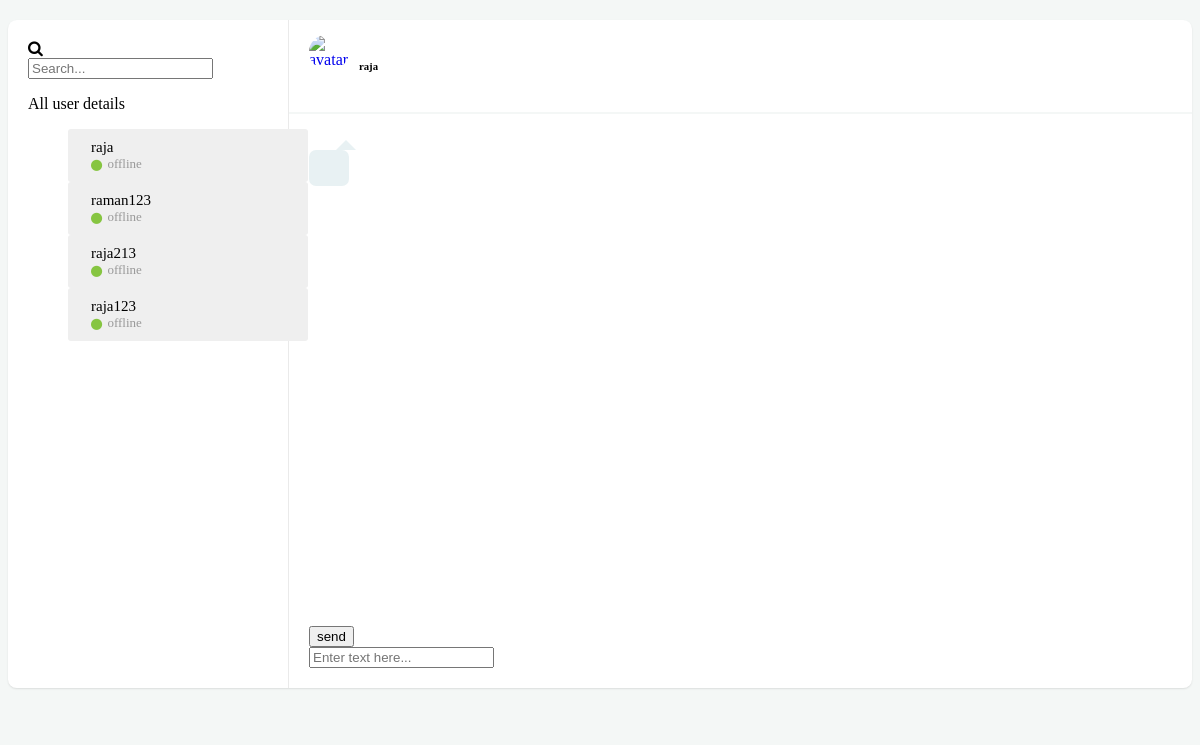
The page /chat/chatroom/ (signed in) on the database as committed earlier.
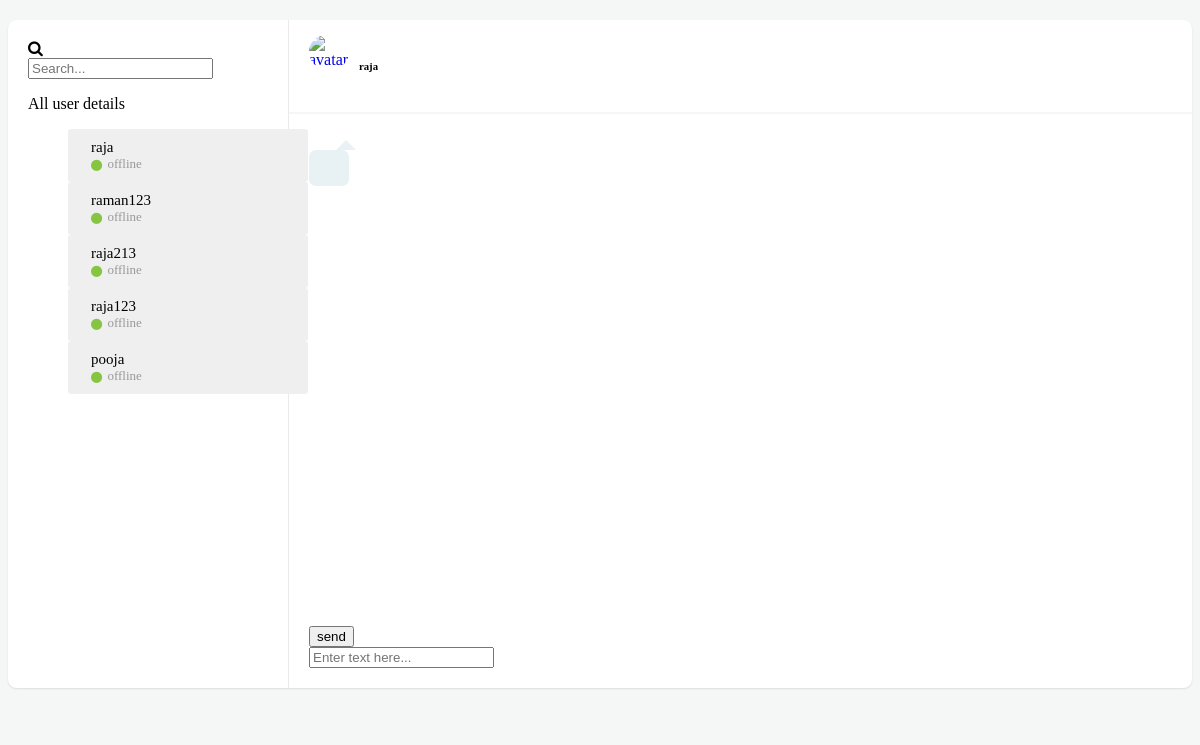
The same page on the database as committed later.
### app/models.py (models this page shows)
class User(AbstractUser):
    image=models.ImageField(default=DEFAULT, blank=True, null=True, upload_to='image/')
    ONLINE = 'online'
    OFFLINE = 'offline'
    STATUS = (
        (ONLINE, 'On-line'),
        (OFFLINE, 'Off-line'),
    )
    status = models.CharField( max_length=100, choices=STATUS,default=OFFLINE )
    USERNAME_FIELD = 'username'
    REQUIRED_FIELDS = ['email']
    def __str__(self):
        return self.username

### app/views.py (the view)
# urls.py: path('chat/<str:username>/', views.room, name='room'),
@login_required(login_url='/login/')
def room(request, username):
    try :
        user1=request.user
        username1=User.objects.get(username=request.user)
        id=username1.id
        userdeitails = User.objects.all()
        return render(request, 'esss/index.html', {
            'room_name':"chatroom",
            'current_user_id': id,
            'user1':user1,
            'user3': userdeitails,
            })
    except:
        return render(request, 'esss/index.html')

### app/templates/esss/index.html (shortened to what this page needs)
<!DOCTYPE html>
{% load static %}
<html lang="en">
<head>
    <link rel="stylesheet" href="{% static  'app/css/styles.css' %}">
</head>
<body>
    <link href="https://maxcdn.bootstrapcdn.com/font-awesome/4.7.0/css/font-awesome.min.css" rel="stylesheet" />
    <div class="container">
        <div class="row clearfix">
            <div class="col-lg-12">
                <div class="card chat-app">
                    <div id="plist" class="people-list">
                        <div class="input-group">
                            <div class="input-group-prepend">
                                <span class="input-group-text"><i class="fa fa-search"></i></span>
                            </div>
                            <input type="text" class="form-control" placeholder="Search...">
                        </div>
                        <p>All user details</p>
                        <ul class="list-unstyled chat-list mt-2 mb-0">
                            {% for i in user3 %}
                            <li class="clearfix active">
                                <div class="about">
                                    <div class="name">{{i.username}}</div>
                                    <div class="status"> <i class="fa fa-circle online"></i> {{i.status}} </div>
                                </div>
                            </li>
                            {% endfor %}
                        </ul>
                    </div>
                    <div class="chat">
                        <div class="chat-header clearfix">
                            <div class="row">
                                <div class="col-lg-6">
                                    <a href="javascript:void(0);" data-toggle="modal" data-target="#view_info">
                                        <img src="https://bootdey.com/img/Content/avatar/avatar2.png" alt="avatar">
                                    </a>
                                    <div class="chat-about">
                                        <h6 class="m-b-0">{{user1}}</h6>
                                    </div>
                                </div>
                            </div>
                        </div>
                        <div class="chat-history">
                            <ul class="m-b-0">
                                <li class="clearfix">
                                    <div id="chat1" class="message other-message float-left">
                                    </div>
                                </li>
                            </ul>
                        </div>
                                            <div class="chat-message clearfix">
                            <div class="input-group mb-0">
                                <div class="input-group-prepend">
                                    <input id="chat-message-submit" type="button" value="send"
                                        class="input-group-text"></input>
                                </div>
                                <input id="chat-message-input" type="text" class="form-control"
                                    placeholder="Enter text here...">
                            </div>
                        </div>
                    </div>
                </div>
            </div>
        </div>
    </div>
</body>
</html>

Rows that differ between the two databases and show on the page:
added User: username "pooja", status "offline"
